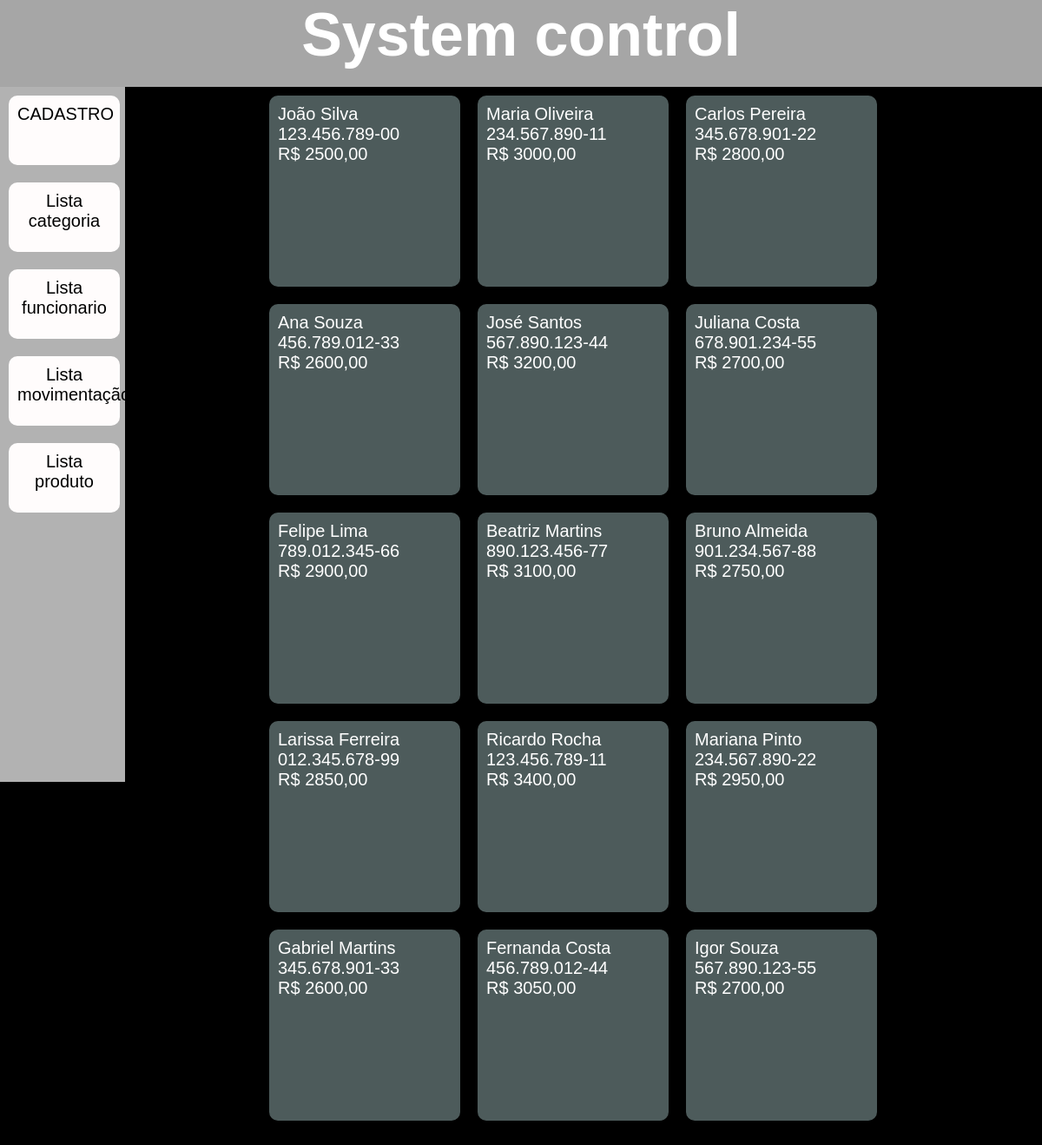
Before: /funcionario with the older database file.
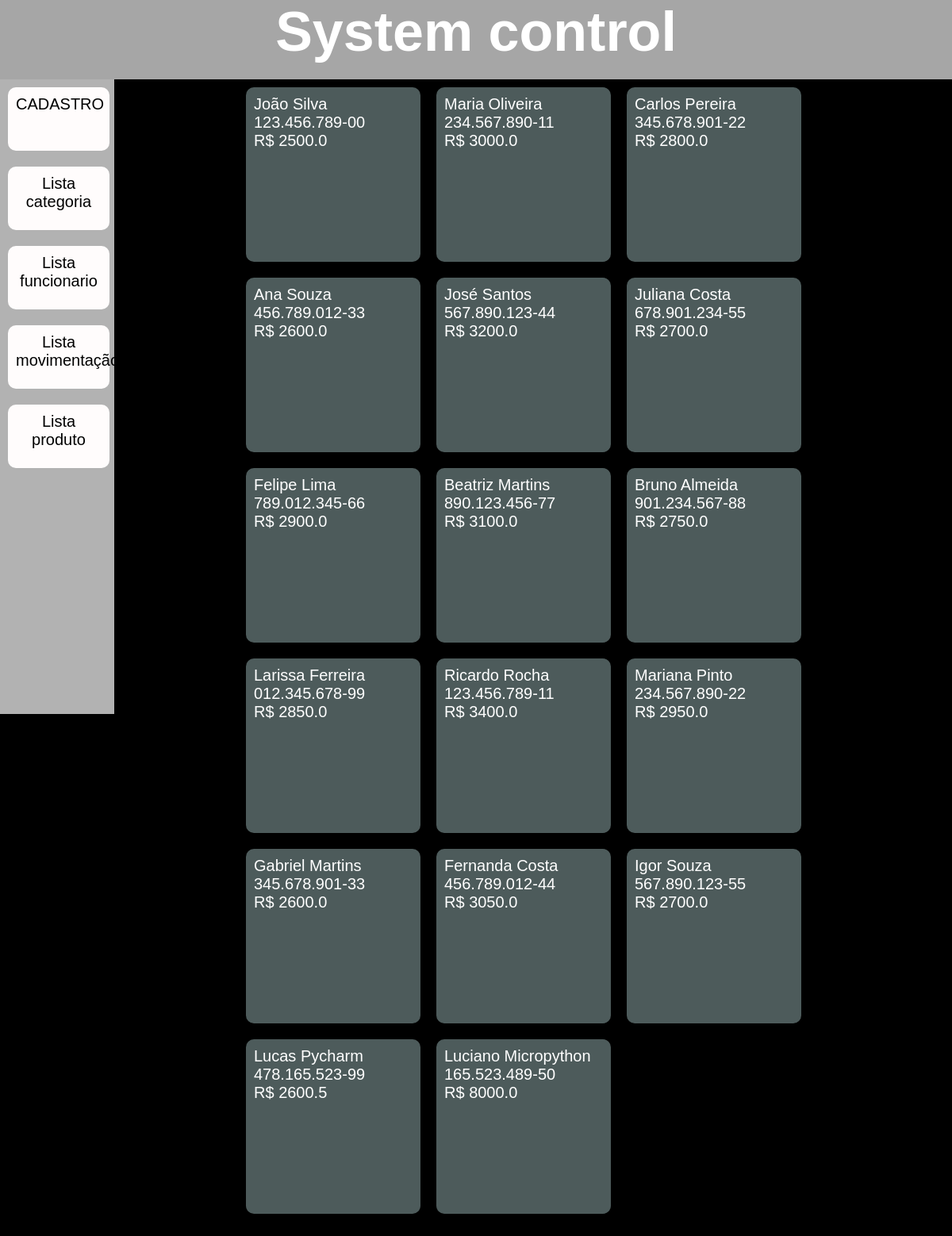
After: the same page with the newer database file.
### models.py (models this page shows, shortened)
class Funcionario(Base):
    __tablename__ = 'funcionarios'
    ID_funcionario = Column(Integer, primary_key=True)
    nome_funcionario = Column(String(40), nullable=False, index=True)
    CPF = Column(String(11), nullable=False, index=True, unique=True)
    salario = Column(Float, nullable=False, index=True)
    def serialize_funcionario(self):
        dados_funcionario = {
            'ID_funcionario': self.ID_funcionario,
            'nome_funcionario': self.nome_funcionario,
            'CPF': self.CPF,
            'salario': self.salario,
        }
        return dados_funcionario

### app.py (the view)
@app.route('/funcionario', methods=['GET', 'POST'])
def funcionarios_func():
    lista_funcionarios = select(Funcionario).select_from(Funcionario)
    lista_funcionarios = db_session.execute(lista_funcionarios).scalars()
    resultado = []
    print(lista_funcionarios)
    for func in lista_funcionarios:
        resultado.append(func.serialize_funcionario())
    return render_template('lista_funcionario.html', var_funcionario=resultado)

### templates/lista_funcionario.html
{% extends 'templates.html' %}
{% block conteudo %}
    {% for funcionario in var_funcionario %}
        <div class="card">
            <p>{{funcionario.nome_funcionario}}</p>
            <p>{{funcionario.CPF}}</p>
            <p>R$ {{funcionario.salario}}</p>
        </div>
    {% endfor%}
{% endblock %}

### templates/templates.html (shortened to what this page needs)
<!doctype html>
<html lang="en">
<head>
    <link rel="stylesheet" href="/static/templates.css">
</head>
<body>
<div class="container">
    <header>
        <h1><strong>System control</strong></h1>
    </header>
    <nav>
        <div class="menu">
             <a href="{{ url_for('pagina_cadastro_func') }}"> CADASTRO</a>
        </div>
        <div class="menu">
             <a href="{{ url_for('categorias_func') }}"> Lista categoria</a>
        </div>
        <div class="menu">
             <a href="{{ url_for('funcionarios_func') }}"> Lista funcionario</a>
        </div>
        <div class="menu">
             <a href="{{ url_for('movimentacao_func') }}"> Lista movimentação</a>
        </div>
        <div class="menu">
             <a href="{{ url_for('produtos_func') }}"> Lista produto</a>
        </div>
    </nav>
    <main>
        {% block conteudo %}
        {% endblock %}
    </main>
</div>
</body>
</html>

### static/templates.css (style rules this page uses)
* { margin: 0; padding: 0; }
body, html { height: 100vh; font-family: "Franklin Gothic Heavy", sans-serif; font-size: 20px; background-color: #000000; }
li, a { color:black; text-decoration: none; }
.container { display: block; height: 100vh; vertical-align: top; }
header { background-color: #a6a6a6; display: block; height: 100px; width: 100vw; text-align: center; color: white; font-size: 35px; position: fixed; top: 0; }
nav { background-color: #b2b2b2; display: inline-block; height: 100vh; width: 12vw; color: white; position: fixed; top: 100px; }
main { background-color: #000000; display: inline-block; width: 75%; height: 1000vh; vertical-align: top; color: white; float: right; margin-top: 100px; }
.card { background-color: #4d5b5b; height: 200px; width: 200px; border-radius: 10px; margin: 10px; font-size: 20px; padding: 10px; font-family: Bahnschrift, sans-serif; float: left; }
.menu { background-color: #fffcfc; height: 60px; width: 9vw; border-radius: 10px; margin: 10px; padding: 10px; font-size: 20px; float: left; text-align: center; }

Changed rows visible on the page:
changed Funcionario "João Silva": salario "2500,00" → "2500.0"
changed Funcionario "Maria Oliveira": salario "3000,00" → "3000.0"
changed Funcionario "Carlos Pereira": salario "2800,00" → "2800.0"
changed Funcionario "Ana Souza": salario "2600,00" → "2600.0"
changed Funcionario "José Santos": salario "3200,00" → "3200.0"
changed Funcionario "Juliana Costa": salario "2700,00" → "2700.0"
changed Funcionario "Felipe Lima": salario "2900,00" → "2900.0"
changed Funcionario "Beatriz Martins": salario "3100,00" → "3100.0"
changed Funcionario "Bruno Almeida": salario "2750,00" → "2750.0"
changed Funcionario "Larissa Ferreira": salario "2850,00" → "2850.0"
changed Funcionario "Ricardo Rocha": salario "3400,00" → "3400.0"
changed Funcionario "Mariana Pinto": salario "2950,00" → "2950.0"
changed Funcionario "Gabriel Martins": salario "2600,00" → "2600.0"
changed Funcionario "Fernanda Costa": salario "3050,00" → "3050.0"
changed Funcionario "Igor Souza": salario "2700,00" → "2700.0"
added Funcionario: nome_funcionario "Lucas Pycharm", CPF "478.165.523-99", salario "2600.5"
added Funcionario: nome_funcionario "Luciano Micropython", CPF "165.523.489-50", salario "8000.0"
